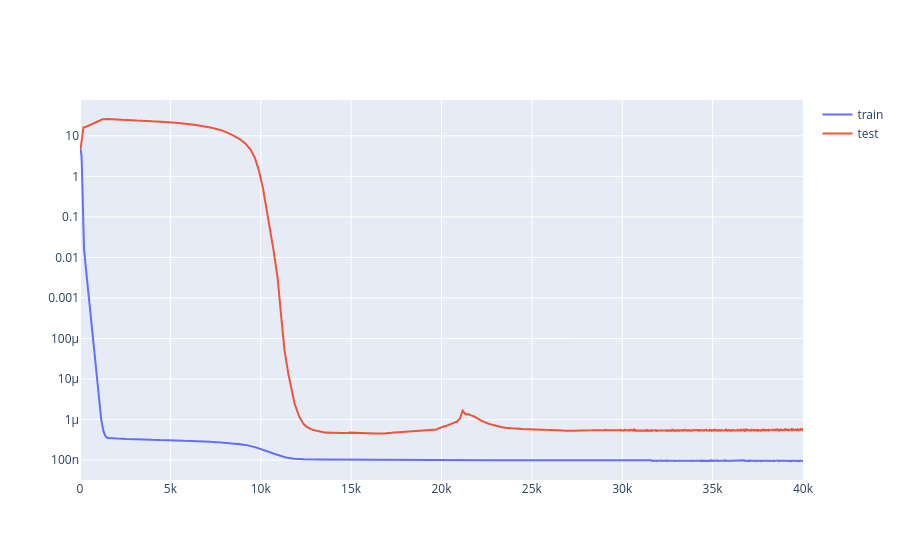

The notebook cell this image was saved under:
### Code cell
world = train_model(config)

### Figure 1 — Plotly figure (JSON) as saved in the notebook; plotly's stock layout.template omitted (floating-point values rounded to 4 significant figures; data arrays with more than 128 entries replaced by an {"elided": "..."} marker saying what was removed)
{"data": [{"mode": "lines", "name": "train", "type": "scatter", "x": {"elided": "40000 int values"}, "y": {"elided": "40000 float values"}}, {"mode": "lines", "name": "test", "type": "scatter", "x": {"elided": "40000 int values"}, "y": {"elided": "40000 float values"}}], "layout": {"title": {"text": ""}, "xaxis": {"title": {"text": ""}}, "yaxis": {"title": {"text": ""}, "type": "log"}}}
